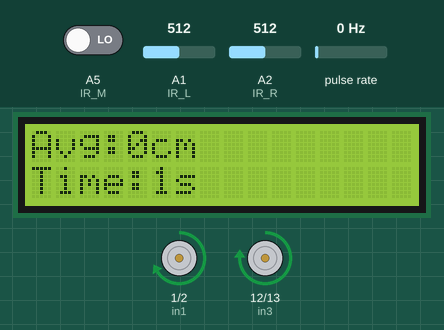
A sketch run on a simulated Arduino Uno, built with avr-gcc and run on an emulated ATmega328P. Parts: 16×2 character LCD, motor-driver pin pairs drawn as motors (green arrow = first pin HIGH = forward, orange = second pin HIGH = backward, longer = more drive, scaled by the enable pin). Wiring (inferred from the names in the program): pulse sensor: data A4. The inputs (shaded band) are chosen by the test bench; at power-on: pulse rate 0 Hz, A1 (IR_L) = 512, A2 (IR_R) = 512, A5 (IR_M) LOW.

Above: at 2.2 s.
2.3 s: pulse rate (sensor on A4) set to 2 Hz
At 3.5 s:
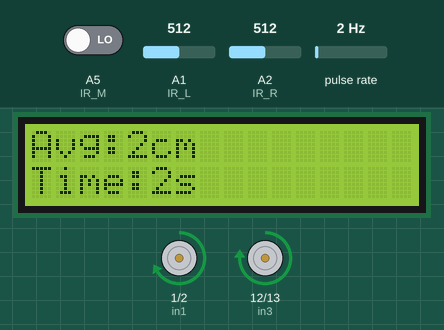
4.5 s: pulse rate (sensor on A4) set to 5 Hz
At 6.2 s:
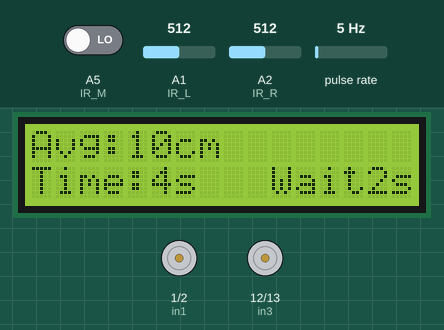
7.3 s: pulse rate (sensor on A4) set to 4 Hz
At 9.51 s:
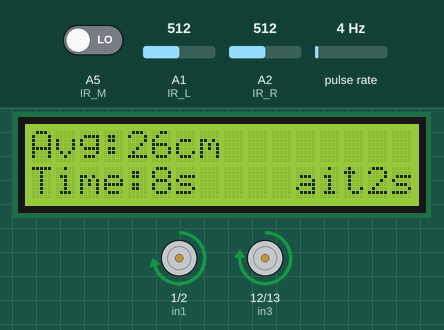
9.8 s: A1 (IR_L) set to 670
At 11.52 s:
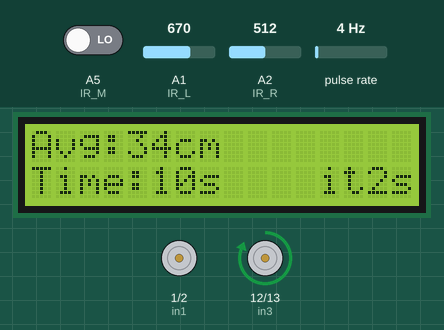
11.8 s: A1 (IR_L) set to 622
13.3 s: A1 (IR_L) set to 585
At 13.73 s:
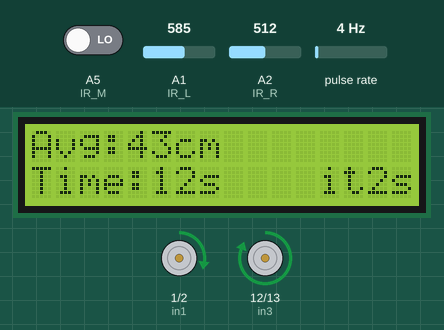
Timing chart, 0 to 16.3 s (numbered marks = the images above; inputs shaded):
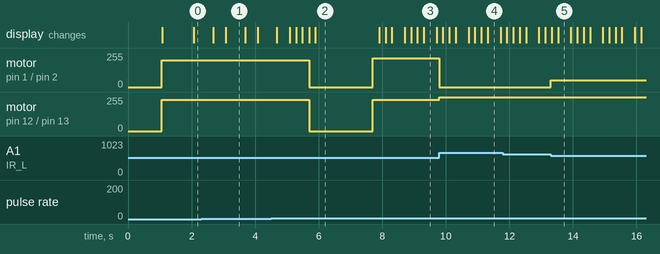

Measured:
- the behaviour switches between 3 and 4 Hz on pulse rate (sensor on A4) (found by bisection; images 1 and 2)
- the behaviour switches between 604 and 603 on A1 (IR_L) (found by bisection; images 4 and 5)
- after the input at 4.5 s, motor on pin 1 (in1) / pin 2 (in2): forward 200/255 → stopped after 1.2 s instead of 2.6 s; motor on pin 12 (in3) / pin 13 (in4): forward 235/255 → stopped after 1.2 s instead of 2.6 s
- after the input at 9.8 s, motor on pin 1 (in1) / pin 2 (in2): forward 215/255 → stopped at once; motor on pin 12 (in3) / pin 13 (in4): forward 235/255 → forward 255/255 at once
- after the input at 13.3 s, motor on pin 1 (in1) / pin 2 (in2): stopped → forward 52/255 at once
- what the display in image 1 shows lasts 0.6 s, from 3.1 s to 3.7 s
- what the display in image 3 shows lasts 0.4 s, from 9.3 s to 9.7 s

The sketch:

pjw2_pidver.ino
```cpp
#include <LiquidCrystal.h>
#include <PinChangeInterrupt.h>

LiquidCrystal lcd(8,9,4,5,6,7);

// ====== IR ======
const int IR_L = A1;
const int IR_R = A2;
const int IR_M = A5;

// ====== Motors ======
int enA = 3;
int in1 = 1;
int in2 = 2;

int enB = 11;
int in3 = 12;
int in4 = 13;

// ====== IR threshold ======
int leftThreshold  = 200;
int rightThreshold = 200;

// ====== Encoder settings（只用左边） ======
const int ENC_L = A4;

volatile long pL = 0;
volatile unsigned long lastUsL = 0;
const unsigned long MIN_EDGE_US = 300;

const float WHEEL_DIAMETER_M = 0.065f;
const int   PULSES_PER_REV   = 20;
const float DIST_PER_PULSE_M = 3.1415926f * WHEEL_DIAMETER_M / PULSES_PER_REV;

unsigned long startTime = 0;

// ====== PID VARIABLES ======
float Kp = 1500;
float Ki = 0.0;
float Kd = 4.5;

float lastError = 0;
float integral = 0;

int rightbaseSpeed = 235;
int leftbaseSpeed = 200;
int rightmaxSpeed = 255;
int leftmaxSpeed = 215;

// ====== IR Calibration ======
int L_min = 120, L_max = 660;
int R_min = 100, R_max = 640;

// ====== FIRST RUN CONTROL ======
bool firstRunDone = false;       // 是否已经走完10cm+停2s
bool firstRunStop = false;       // 是否已触发10cm的停车
unsigned long stopStartTime = 0; // 停车的时间点

// ====== LCD Freeze ======
bool freezeDisplay = false;
float freezeDist = 0;            // 冻结时的距离
unsigned long freezeTime = 0;    // 冻结时的时间

// ====== Encoder ISR ======
void onLeft(){
  unsigned long t = micros();
  if (digitalRead(ENC_L) == HIGH && (t - lastUsL > MIN_EDGE_US)) {
    pL++;
    lastUsL = t;
  }
}

void setup() {
  lcd.begin(16, 2);
  lcd.print("Line + Dist+Time");
  delay(1000);
  lcd.clear();

  startTime = millis();

  pinMode(IR_L, INPUT);
  pinMode(IR_R, INPUT);
  pinMode(IR_M, INPUT);

  pinMode(enA, OUTPUT);
  pinMode(enB, OUTPUT);
  pinMode(in1, OUTPUT);
  pinMode(in2, OUTPUT);
  pinMode(in3, OUTPUT);
  pinMode(in4, OUTPUT);

  pinMode(ENC_L, INPUT_PULLUP);
  attachPCINT(digitalPinToPCINT(ENC_L), onLeft, CHANGE);
}

void loop() {

  // ====== 当前实时距离、时间 ======
  long cL = pL;
  float dNow = cL * DIST_PER_PULSE_M * 100.0; // cm
  unsigned long elapsedSec = (millis() - startTime) / 1000;

  // =======================================================
  // 上电后的 FIRST RUN：先走到 10cm，然后停2秒
  // =======================================================
  if (!firstRunDone) {

    if (!firstRunStop) {
      // 距离 < 10 cm → 持续直走
      if (dNow < 10.0) {
        setMotor(leftbaseSpeed, rightbaseSpeed);
      } else {
        // 到达 >=10cm → 停车 & 冻结LCD显示
        stopMotors();
        firstRunStop = true;
        stopStartTime = millis();

        freezeDisplay = true;
        freezeDist = dNow;
        freezeTime = elapsedSec;
      }
    }
    else {
      // 已经停住 → 等待满2秒
      stopMotors();

      if (millis() - stopStartTime >= 2000) {
        // 2秒结束 → 恢复正常
        firstRunDone = true;
        freezeDisplay = false;
      }
    }
  }

  // =======================================================
  // LCD 显示（包含冻结模式）
  // =======================================================
  static unsigned long lastLCD = 0;
  if (millis() - lastLCD > 200) {
    lastLCD = millis();

    lcd.setCursor(0,0);
    lcd.print("Avg:");

    if (freezeDisplay) {
      lcd.print((int)freezeDist);
    } else {
      lcd.print((int)dNow);
    }
    lcd.print("cm   ");

    lcd.setCursor(0,1);

    if (freezeDisplay) {
      lcd.print("Time:");
      lcd.print(freezeTime);
      lcd.print("s ");
      lcd.setCursor(10,1);
      lcd.print("Wait2s");
    } else {
      lcd.print("Time:");
      lcd.print(elapsedSec);
      lcd.print("s    ");
    }
  }

  // FIRST RUN 阶段 → 不进入循线逻辑
  if (!firstRunDone) return;

  // =======================================================
  // ======== 以下全部都是你的原始循线/转弯逻辑 ========
  // =======================================================

  int vL = analogRead(IR_L);
  int vR = analogRead(IR_R);
  int vM = digitalRead(IR_M);

  if (vL < leftThreshold && vR < rightThreshold && vM == 1){
    stopMotors();
    while(1){};
  }
  else if (vR < rightThreshold && vL > leftThreshold && vM == 1){
    stopMotors();
    delay(10);

    vL = analogRead(IR_L);
    vR = analogRead(IR_R);
    vM = digitalRead(IR_M);

    if (vL > leftThreshold && vR < rightThreshold && vM == 1) {
      perform90TurnRight(215);
    }
  }
  else if (vL < leftThreshold && vR > rightThreshold && vM == 1){
    stopMotors();
    delay(10);

    vL = analogRead(IR_L);
    vR = analogRead(IR_R);
    vM = digitalRead(IR_M);

    if (vL < leftThreshold && vR > rightThreshold && vM == 1) {
      perform90TurnLeft(255);
    }
  }
  else {
    float normL = (float)(vL - L_min) / (float)(L_max - L_min);
    float normR = (float)(vR - R_min) / (float)(R_max - R_min);

    normL = constrain(normL, 0, 1);
    normR = constrain(normR, 0, 1);

    float error = normL - normR;

    integral += error;
    float derivative = error - lastError;
    lastError = error;

    float correction = Kp * error + Ki * integral + Kd * derivative;

    int leftSpeed  = leftbaseSpeed - correction;
    int rightSpeed = rightbaseSpeed + correction;

    leftSpeed  = constrain(leftSpeed,  0, leftmaxSpeed);
    rightSpeed = constrain(rightSpeed, 0, rightmaxSpeed);

    setMotor(leftSpeed, rightSpeed);
  }
}

// ================== MOTOR FUNCTIONS ==================
void setMotor(int leftSpd, int rightSpd) {
  analogWrite(enA, leftSpd);
  digitalWrite(in1, HIGH);
  digitalWrite(in2, LOW);

  analogWrite(enB, rightSpd);
  digitalWrite(in3, HIGH);
  digitalWrite(in4, LOW);
}

void stopMotors() {
  analogWrite(enA, 0);
  analogWrite(enB, 0);
  digitalWrite(in1, LOW);
  digitalWrite(in2, LOW);
  digitalWrite(in3, LOW);
  digitalWrite(in4, LOW);
}

// ================== TURN FUNCTIONS ==================
void perform90TurnLeft(int speedVal) {
  analogWrite(enA, speedVal);
  analogWrite(enB, 165);
  digitalWrite(in1, HIGH);
  digitalWrite(in2, LOW);
  digitalWrite(in3, LOW);
  digitalWrite(in4, HIGH);

  delay(250);

  while(digitalRead(IR_M) == 0) {}
}

void perform90TurnRight(int speedVal) {
  analogWrite(enA, 195);
  analogWrite(enB, speedVal);
  digitalWrite(in1, LOW);
  digitalWrite(in2, HIGH);
  digitalWrite(in3, HIGH);
  digitalWrite(in4, LOW);

  delay(250);

  while(digitalRead(IR_M) == 0) {}
}
```
